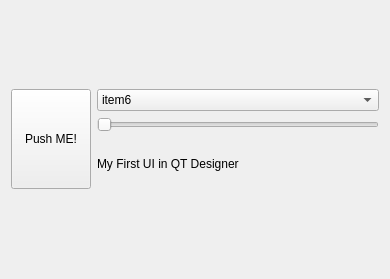
<?xml version="1.0" encoding="UTF-8"?>
<ui version="4.0">
 <class>Form</class>
 <widget class="QWidget" name="Form">
  <property name="geometry">
   <rect>
    <x>0</x>
    <y>0</y>
    <width>390</width>
    <height>279</height>
   </rect>
  </property>
  <property name="windowTitle">
   <string>Form</string>
  </property>
  <layout class="QGridLayout" name="gridLayout">
   <item row="0" column="2">
    <layout class="QVBoxLayout" name="verticalLayout">
     <item>
      <widget class="QComboBox" name="comboBox">
       <property name="currentIndex">
        <number>5</number>
       </property>
       <item>
        <property name="text">
         <string>item1</string>
        </property>
       </item>
       <item>
        <property name="text">
         <string>item2</string>
        </property>
       </item>
       <item>
        <property name="text">
         <string>item3</string>
        </property>
       </item>
       <item>
        <property name="text">
         <string>item4</string>
        </property>
       </item>
       <item>
        <property name="text">
         <string>item5</string>
        </property>
       </item>
       <item>
        <property name="text">
         <string>item6</string>
        </property>
       </item>
       <item>
        <property name="text">
         <string>item7</string>
        </property>
       </item>
      </widget>
     </item>
     <item>
      <widget class="QSlider" name="horizontalSlider">
       <property name="orientation">
        <enum>Qt::Horizontal</enum>
       </property>
      </widget>
     </item>
     <item>
      <widget class="QLabel" name="label">
       <property name="cursor">
        <cursorShape>ArrowCursor</cursorShape>
       </property>
       <property name="autoFillBackground">
        <bool>true</bool>
       </property>
       <property name="text">
        <string>My First UI in QT Designer</string>
       </property>
      </widget>
     </item>
    </layout>
   </item>
   <item row="0" column="0">
    <widget class="QPushButton" name="pushButton">
     <property name="minimumSize">
      <size>
       <width>0</width>
       <height>100</height>
      </size>
     </property>
     <property name="cursor">
      <cursorShape>PointingHandCursor</cursorShape>
     </property>
     <property name="text">
      <string>Push ME!</string>
     </property>
    </widget>
   </item>
  </layout>
 </widget>
 <resources/>
 <connections/>
</ui>
